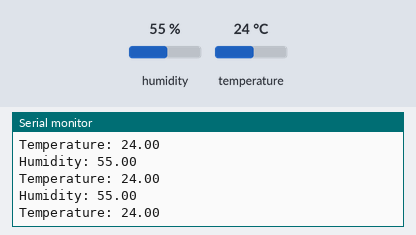
Simulated run of this sketch. Board: Arduino Uno, built with avr-gcc and run on an emulated ATmega328P. On the bench: the last lines printed to the serial monitor. The inputs (shaded band) are chosen by the test bench; at power-on: humidity 55 %, temperature 24 °C.

Above: at 2.8 s.
2.9 s: humidity set to 22 %
At 4.39 s:
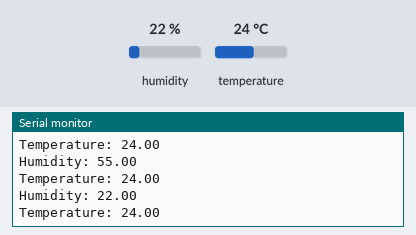
5.6 s: temperature set to 12 °C
At 6.41 s:
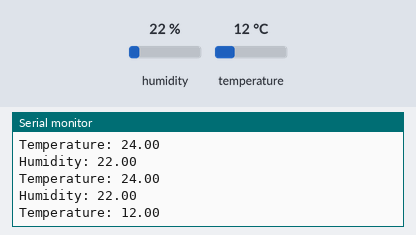
8.3 s: humidity set to 40 %
At 8.44 s:
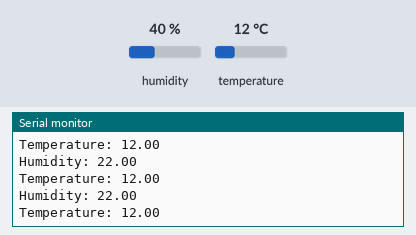
Timing chart, 0 to 11.3 s (numbered marks = the images above; inputs shaded):
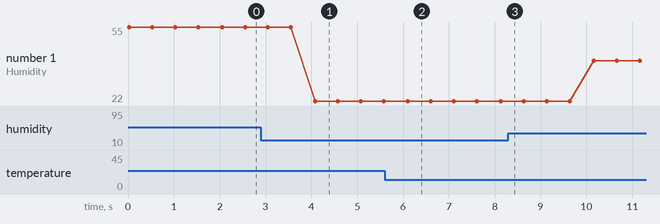

Measured:
- after the input at 2.9 s, the serial monitor: prints a new line after 1.2 s (image 1)
- after the input at 5.6 s, the serial monitor: prints a new line after 0.51 s (image 2)
- plotted number 1: 55 → 22 after the input at 2.9 s, 22 → 40 after the input at 8.3 s

The sketch:

read_temp_humid.ino
```cpp
#include "DHT.h"

#define DHTPIN      2
#define DHTTYPE     DHT11

DHT dht(DHTPIN, DHTTYPE);

float humid;
float temp;

void setup(){
    Serial.begin(115200);
    Serial.println("JD Edu Smart Farm Start ... ");
    dht.begin();
}

void loop(){

    humid = dht.readHumidity();
    temp = dht.readTemperature();

    if(isnan(humid) || isnan (temp)){
        Serial.println("Failed to read DHT");
        humid = 0;
        temp = 0;
    }else{
        Serial.print("Humidity: ");
        Serial.println(humid);
        Serial.print("Temperature: ");
        Serial.println(temp);
    }
    delay(500);
}
```
